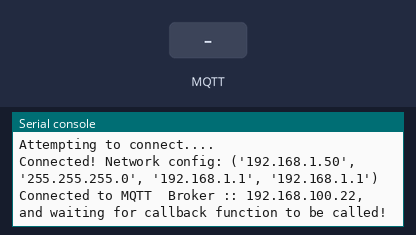
Bench run of a program on a simulated ESP32 board running MicroPython. Parts: the last lines printed to the serial console. The test bench sets the inputs (shaded band). WiFi joins after 1.5 s; no MQTT or app messages arrive unless stated.

Above: at 3.3 s.
3.4 s: MQTT message "1" arrives on the first subscribed topic
At 4.5 s:
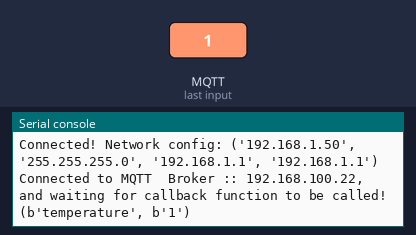
4.9 s: MQTT message "on" arrives on the first subscribed topic
At 5.6 s:
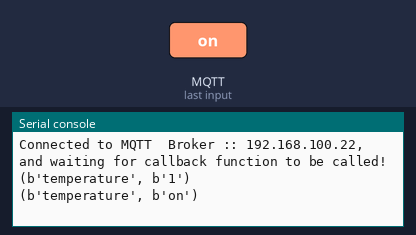
6.4 s: MQTT message "off" arrives on the first subscribed topic
At 6.8 s:
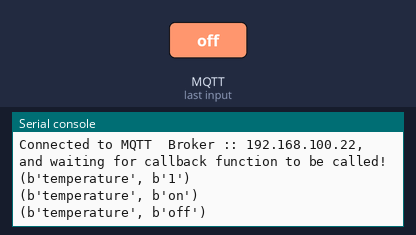

The program:

main.py
```python
import time
import ubinascii
from umqtt.simple import MQTTClient

# Default MQTT MQTT_BROKER to connect to
MQTT_BROKER = "192.168.100.22"
CLIENT_ID = ubinascii.hexlify(machine.unique_id())
TOPIC = b"temperature"

# Received messages from subscriptions will be delivered to this callback
def sub_cb(topic, msg):
    print((topic, msg))


def main():
    mqttClient = MQTTClient(CLIENT_ID, MQTT_BROKER, keepalive=60)
    mqttClient.set_callback(sub_cb)
    mqttClient.connect()
    mqttClient.subscribe(TOPIC)
    print(f"Connected to MQTT  Broker :: {MQTT_BROKER}, and waiting for callback function to be called!")
    while True:
        if True:
            # Blocking wait for message
            mqttClient.wait_msg()
        else:
            # Non-blocking wait for message
            mqttClient.check_msg()
            # Then need to sleep to avoid 100% CPU usage (in a real
            # app other useful actions would be performed instead)
            time.sleep(1)

    mqttClient.disconnect()


if __name__ == "__main__":
    main()
```

boot.py
```python
# boot.py -- run on boot-up
import network, utime, machine

# Replace the following with your WIFI Credentials
SSID = "<PLACE_YOUR_SSID_HERE>"
SSID_PASSWORD = "<PLACE_YOUR_WIFI_PASWORD_HERE>"


def do_connect():
    sta_if = network.WLAN(network.STA_IF)
    if not sta_if.isconnected():
        print('connecting to network...')
        sta_if.active(True)
        sta_if.connect(SSID, SSID_PASSWORD)
        while not sta_if.isconnected():
            print("Attempting to connect....")
            utime.sleep(1)
    print('Connected! Network config:', sta_if.ifconfig())

print("Connecting to your wifi...")
do_connect()
```

Measured:
- after the input at 3.4 s, the serial console: prints a new line at once (image 1)
- after the input at 4.9 s, the serial console: prints a new line at once (image 2)
- after the input at 6.4 s, the serial console: prints a new line at once (image 3)
